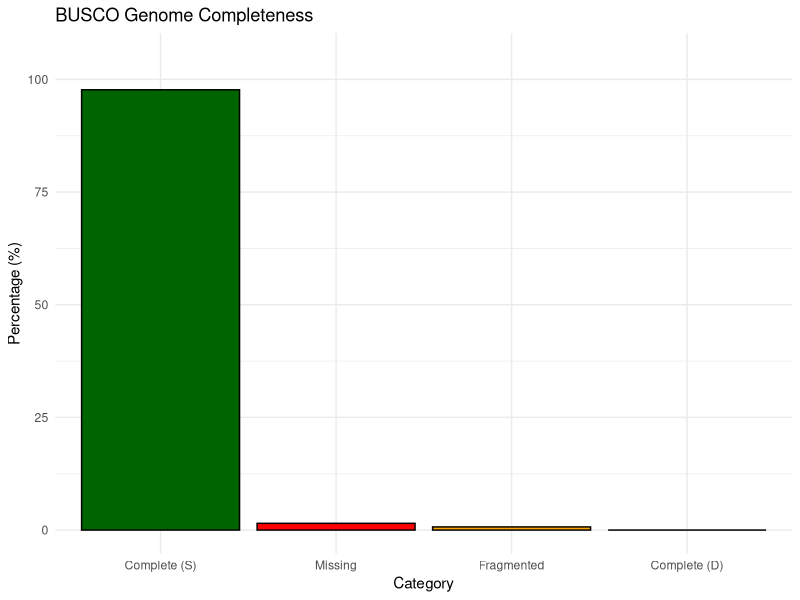
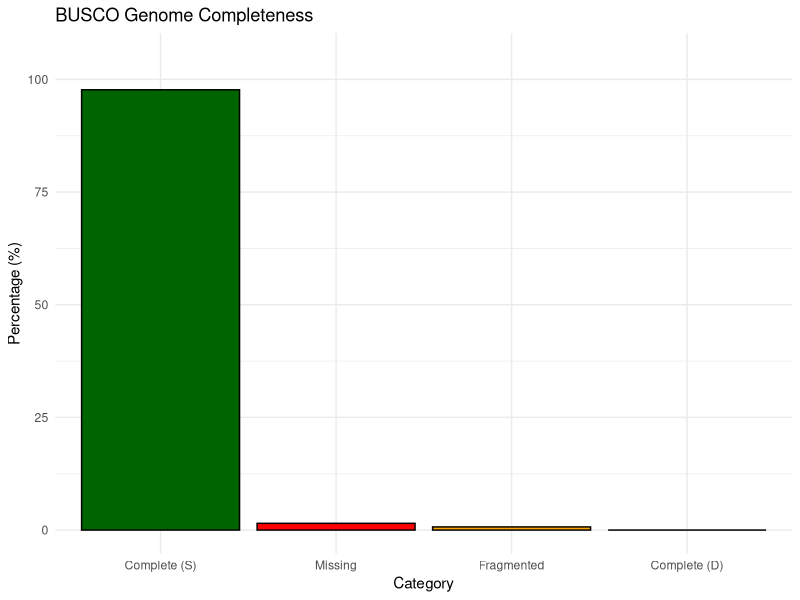

These figures' R source, in order:
## ---- chunk 1
knitr::opts_chunk$set(echo = TRUE, message = FALSE, warning = FALSE)
library(tidyverse)
library(ggplot2)
library(kableExtra)
## ---- chunk 2
blast <- read.delim("../../00_preflight/results/blast/ATPase_gamma_tblastn.tsv", header=FALSE)
colnames(blast) <- c("qseqid", "sseqid", "pident", "length", "evalue", "bitscore", 
                     "mismatch", "gapopen", "qstart", "qend", "sstart", "send")

blast %>% 
  select(qseqid, sseqid, pident, length, evalue, bitscore) %>%
  kable(caption = "BLAST tBLASTn Results for ATPase γ") %>%
  kable_styling()
## ---- chunk 3
busco_df <- data.frame(
  Category = c("Complete (S)", "Complete (D)", "Fragmented", "Missing"),
  Percentage = c(97.7, 0.0, 0.7, 1.5)
)

ggplot(busco_df, aes(x=reorder(Category, -Percentage), y=Percentage, fill=Category)) +
  geom_bar(stat="identity", color="black") +
  scale_fill_manual(values=c("Complete (S)"="darkgreen", "Complete (D)"="lightgreen",
                              "Fragmented"="orange", "Missing"="red")) +
  labs(title="BUSCO Genome Completeness", x="Category", y="Percentage (%)") +
  theme_minimal() + 
  theme(legend.position="none") +
  ylim(0, 105)

ggsave("../latex/figures/busco_completeness.png", width=6, height=4, dpi=300)
